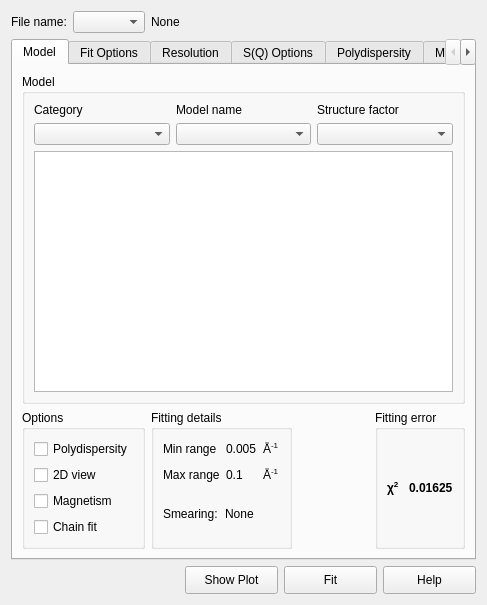
<?xml version="1.0" encoding="UTF-8"?>
<ui version="4.0">
 <class>FittingWidgetUI</class>
 <widget class="QWidget" name="FittingWidgetUI">
  <property name="geometry">
   <rect>
    <x>0</x>
    <y>0</y>
    <width>487</width>
    <height>605</height>
   </rect>
  </property>
  <property name="sizePolicy">
   <sizepolicy hsizetype="MinimumExpanding" vsizetype="MinimumExpanding">
    <horstretch>0</horstretch>
    <verstretch>0</verstretch>
   </sizepolicy>
  </property>
  <property name="minimumSize">
   <size>
    <width>434</width>
    <height>466</height>
   </size>
  </property>
  <property name="windowTitle">
   <string>FittingWidget</string>
  </property>
  <layout class="QGridLayout" name="gridLayout_5">
   <item row="0" column="0">
    <layout class="QHBoxLayout" name="horizontalLayout">
     <item>
      <widget class="QLabel" name="label">
       <property name="text">
        <string>File name:</string>
       </property>
      </widget>
     </item>
     <item>
      <layout class="QGridLayout" name="gridLayout_3">
       <item row="0" column="0">
        <widget class="QComboBox" name="cbFileNames">
         <property name="toolTip">
          <string>&lt;html&gt;&lt;head/&gt;&lt;body&gt;&lt;p&gt;Choose a file to set initial fit parameters.&lt;/p&gt;&lt;/body&gt;&lt;/html&gt;</string>
         </property>
         <property name="sizeAdjustPolicy">
          <enum>QComboBox::AdjustToContents</enum>
         </property>
        </widget>
       </item>
       <item row="0" column="1">
        <widget class="QLabel" name="lblFilename">
         <property name="text">
          <string>None</string>
         </property>
        </widget>
       </item>
      </layout>
     </item>
     <item>
      <spacer name="horizontalSpacer_4">
       <property name="orientation">
        <enum>Qt::Horizontal</enum>
       </property>
       <property name="sizeHint" stdset="0">
        <size>
         <width>459</width>
         <height>20</height>
        </size>
       </property>
      </spacer>
     </item>
    </layout>
   </item>
   <item row="1" column="0">
    <widget class="QTabWidget" name="tabFitting">
     <property name="currentIndex">
      <number>0</number>
     </property>
     <widget class="QWidget" name="tab_3">
      <attribute name="title">
       <string>Model</string>
      </attribute>
      <layout class="QGridLayout" name="gridLayout_4">
       <item row="0" column="0" colspan="4">
        <widget class="QGroupBox" name="groupBox_6">
         <property name="sizePolicy">
          <sizepolicy hsizetype="Expanding" vsizetype="Expanding">
           <horstretch>0</horstretch>
           <verstretch>0</verstretch>
          </sizepolicy>
         </property>
         <property name="title">
          <string>Model </string>
         </property>
         <layout class="QGridLayout" name="gridLayout_2">
          <item row="0" column="0">
           <layout class="QGridLayout" name="gridLayout">
            <item row="0" column="0">
             <widget class="QLabel" name="label_2">
              <property name="text">
               <string>Category</string>
              </property>
             </widget>
            </item>
            <item row="0" column="1">
             <widget class="QLabel" name="lblModel">
              <property name="text">
               <string>Model name</string>
              </property>
             </widget>
            </item>
            <item row="0" column="2">
             <widget class="QLabel" name="lblStructure">
              <property name="text">
               <string>Structure factor</string>
              </property>
             </widget>
            </item>
            <item row="1" column="0">
             <widget class="QComboBox" name="cbCategory">
              <property name="toolTip">
               <string>Select a category</string>
              </property>
             </widget>
            </item>
            <item row="1" column="1">
             <widget class="QComboBox" name="cbModel">
              <property name="toolTip">
               <string>Select a model</string>
              </property>
             </widget>
            </item>
            <item row="1" column="2">
             <widget class="QComboBox" name="cbStructureFactor">
              <property name="toolTip">
               <string>Select a structure factor</string>
              </property>
             </widget>
            </item>
           </layout>
          </item>
          <item row="1" column="0">
           <widget class="QTreeView" name="lstParams">
            <property name="styleSheet">
             <string notr="true"/>
            </property>
            <property name="editTriggers">
             <set>QAbstractItemView::CurrentChanged|QAbstractItemView::DoubleClicked|QAbstractItemView::EditKeyPressed|QAbstractItemView::SelectedClicked</set>
            </property>
            <property name="selectionMode">
             <enum>QAbstractItemView::ExtendedSelection</enum>
            </property>
           </widget>
          </item>
         </layout>
        </widget>
       </item>
       <item row="1" column="0">
        <widget class="QGroupBox" name="groupBox_7">
         <property name="title">
          <string>Options </string>
         </property>
         <layout class="QVBoxLayout" name="verticalLayout">
          <item>
           <widget class="QCheckBox" name="chkPolydispersity">
            <property name="enabled">
             <bool>true</bool>
            </property>
            <property name="toolTip">
             <string>&lt;html&gt;&lt;head/&gt;&lt;body&gt;&lt;p&gt;Switch on orientational polydispersity.&lt;/p&gt;&lt;/body&gt;&lt;/html&gt;</string>
            </property>
            <property name="text">
             <string>Polydispersity</string>
            </property>
            <property name="checkable">
             <bool>true</bool>
            </property>
           </widget>
          </item>
          <item>
           <widget class="QCheckBox" name="chk2DView">
            <property name="enabled">
             <bool>true</bool>
            </property>
            <property name="toolTip">
             <string>&lt;html&gt;&lt;head/&gt;&lt;body&gt;&lt;p&gt;Switch on 2D view of the model.&lt;/p&gt;&lt;/body&gt;&lt;/html&gt;</string>
            </property>
            <property name="text">
             <string>2D view</string>
            </property>
            <property name="checkable">
             <bool>true</bool>
            </property>
           </widget>
          </item>
          <item>
           <widget class="QCheckBox" name="chkMagnetism">
            <property name="enabled">
             <bool>true</bool>
            </property>
            <property name="toolTip">
             <string>&lt;html&gt;&lt;head/&gt;&lt;body&gt;&lt;p&gt;Switch on magnetic scattering parameters.&lt;/p&gt;&lt;p&gt;This option is available only for 2D models.&lt;/p&gt;&lt;/body&gt;&lt;/html&gt;</string>
            </property>
            <property name="text">
             <string>Magnetism</string>
            </property>
            <property name="checkable">
             <bool>true</bool>
            </property>
           </widget>
          </item>
          <item>
           <widget class="QCheckBox" name="chkChainFit">
            <property name="enabled">
             <bool>true</bool>
            </property>
            <property name="toolTip">
             <string>&lt;html&gt;&lt;head/&gt;&lt;body&gt;&lt;p&gt;Switch on Chain Fitting (parameter reuse) for batch datasets.&lt;/p&gt;&lt;/body&gt;&lt;/html&gt;</string>
            </property>
            <property name="text">
             <string>Chain fit</string>
            </property>
            <property name="checkable">
             <bool>true</bool>
            </property>
           </widget>
          </item>
         </layout>
        </widget>
       </item>
       <item row="1" column="1">
        <widget class="QGroupBox" name="groupBox_8">
         <property name="title">
          <string>Fitting details </string>
         </property>
         <layout class="QGridLayout" name="gridLayout_17">
          <item row="0" column="0" colspan="2">
           <layout class="QGridLayout" name="gridLayout_8">
            <item row="0" column="0">
             <widget class="QLabel" name="label_16">
              <property name="text">
               <string>Min range</string>
              </property>
             </widget>
            </item>
            <item row="0" column="1">
             <widget class="QLabel" name="lblMinRangeDef">
              <property name="text">
               <string>0.005</string>
              </property>
             </widget>
            </item>
            <item row="0" column="2">
             <widget class="QLabel" name="label_17">
              <property name="text">
               <string>&lt;html&gt;&lt;head/&gt;&lt;body&gt;&lt;p&gt;Å&lt;span style=&quot; vertical-align:super;&quot;&gt;-1&lt;/span&gt;&lt;/p&gt;&lt;/body&gt;&lt;/html&gt;</string>
              </property>
             </widget>
            </item>
            <item row="1" column="0">
             <widget class="QLabel" name="label_18">
              <property name="text">
               <string>Max range</string>
              </property>
             </widget>
            </item>
            <item row="1" column="1">
             <widget class="QLabel" name="lblMaxRangeDef">
              <property name="text">
               <string>0.1</string>
              </property>
             </widget>
            </item>
            <item row="1" column="2">
             <widget class="QLabel" name="label_19">
              <property name="text">
               <string>&lt;html&gt;&lt;head/&gt;&lt;body&gt;&lt;p&gt;Å&lt;span style=&quot; vertical-align:super;&quot;&gt;-1&lt;/span&gt;&lt;/p&gt;&lt;/body&gt;&lt;/html&gt;</string>
              </property>
             </widget>
            </item>
           </layout>
          </item>
          <item row="1" column="0">
           <widget class="QLabel" name="label_20">
            <property name="text">
             <string>Smearing:</string>
            </property>
           </widget>
          </item>
          <item row="1" column="1">
           <widget class="QLabel" name="lblCurrentSmearing">
            <property name="text">
             <string>None</string>
            </property>
           </widget>
          </item>
         </layout>
        </widget>
       </item>
       <item row="1" column="2">
        <spacer name="horizontalSpacer_3">
         <property name="orientation">
          <enum>Qt::Horizontal</enum>
         </property>
         <property name="sizeHint" stdset="0">
          <size>
           <width>207</width>
           <height>20</height>
          </size>
         </property>
        </spacer>
       </item>
       <item row="1" column="3">
        <widget class="QGroupBox" name="groupBox_9">
         <property name="title">
          <string>Fitting error</string>
         </property>
         <layout class="QGridLayout" name="gridLayout_18">
          <item row="0" column="0">
           <layout class="QHBoxLayout" name="horizontalLayout_2">
            <item>
             <widget class="QLabel" name="label_23">
              <property name="text">
               <string>&lt;html&gt;&lt;head/&gt;&lt;body&gt;&lt;p&gt;&lt;span style=&quot; font-weight:600;&quot;&gt;χ&lt;/span&gt;&lt;span style=&quot; font-weight:600; vertical-align:super;&quot;&gt;2&lt;/span&gt;&lt;/p&gt;&lt;/body&gt;&lt;/html&gt;</string>
              </property>
             </widget>
            </item>
            <item>
             <widget class="QLabel" name="lblChi2Value">
              <property name="text">
               <string>&lt;html&gt;&lt;head/&gt;&lt;body&gt;&lt;p&gt;&lt;span style=&quot; font-weight:600;&quot;&gt;0.01625&lt;/span&gt;&lt;/p&gt;&lt;/body&gt;&lt;/html&gt;</string>
              </property>
             </widget>
            </item>
           </layout>
          </item>
         </layout>
        </widget>
       </item>
      </layout>
     </widget>
     <widget class="QWidget" name="tabOptions">
      <attribute name="title">
       <string>Fit Options</string>
      </attribute>
     </widget>
     <widget class="QWidget" name="tabResolution">
      <attribute name="title">
       <string>Resolution</string>
      </attribute>
     </widget>
     <widget class="QWidget" name="tabStructure">
      <attribute name="title">
       <string>S(Q) Options</string>
      </attribute>
      <layout class="QGridLayout" name="gridLayout_7">
       <property name="leftMargin">
        <number>15</number>
       </property>
       <property name="topMargin">
        <number>15</number>
       </property>
       <property name="rightMargin">
        <number>15</number>
       </property>
       <property name="bottomMargin">
        <number>15</number>
       </property>
       <item row="0" column="0">
        <widget class="QTreeView" name="lstStructureOptions"/>
       </item>
      </layout>
     </widget>
     <widget class="QWidget" name="tab_4">
      <attribute name="title">
       <string>Polydispersity</string>
      </attribute>
      <layout class="QGridLayout" name="gridLayout_10">
       <item row="0" column="0">
        <widget class="QGroupBox" name="groupBox_3">
         <property name="title">
          <string>Polydispersity and Orientational Distribution</string>
         </property>
         <layout class="QGridLayout" name="gridLayout_9">
          <item row="0" column="0">
           <widget class="QTableView" name="lstPoly">
            <property name="editTriggers">
             <set>QAbstractItemView::AllEditTriggers</set>
            </property>
            <property name="alternatingRowColors">
             <bool>true</bool>
            </property>
            <property name="selectionMode">
             <enum>QAbstractItemView::ExtendedSelection</enum>
            </property>
            <property name="selectionBehavior">
             <enum>QAbstractItemView::SelectRows</enum>
            </property>
           </widget>
          </item>
         </layout>
        </widget>
       </item>
      </layout>
     </widget>
     <widget class="QWidget" name="tab_6">
      <attribute name="title">
       <string>Magnetism</string>
      </attribute>
      <layout class="QGridLayout" name="gridLayout_22">
       <item row="0" column="0">
        <widget class="QGroupBox" name="groupBox_10">
         <property name="title">
          <string>Polarisation/Magnetic Scattering </string>
         </property>
         <layout class="QGridLayout" name="gridLayout_21">
          <item row="1" column="1">
           <spacer name="horizontalSpacer_6">
            <property name="orientation">
             <enum>Qt::Horizontal</enum>
            </property>
            <property name="sizeHint" stdset="0">
             <size>
              <width>498</width>
              <height>20</height>
             </size>
            </property>
           </spacer>
          </item>
          <item row="0" column="0" colspan="3">
           <widget class="QTableView" name="lstMagnetic"/>
          </item>
          <item row="1" column="2">
           <widget class="QPushButton" name="cmdMagneticDisplay">
            <property name="text">
             <string>Display
magnetic
angles</string>
            </property>
           </widget>
          </item>
         </layout>
        </widget>
       </item>
      </layout>
     </widget>
    </widget>
   </item>
   <item row="2" column="0">
    <layout class="QHBoxLayout" name="horizontalLayout_3">
     <item>
      <spacer name="horizontalSpacer">
       <property name="orientation">
        <enum>Qt::Horizontal</enum>
       </property>
       <property name="sizeHint" stdset="0">
        <size>
         <width>273</width>
         <height>20</height>
        </size>
       </property>
      </spacer>
     </item>
     <item>
      <widget class="QPushButton" name="cmdPlot">
       <property name="sizePolicy">
        <sizepolicy hsizetype="Fixed" vsizetype="Fixed">
         <horstretch>0</horstretch>
         <verstretch>0</verstretch>
        </sizepolicy>
       </property>
       <property name="minimumSize">
        <size>
         <width>93</width>
         <height>28</height>
        </size>
       </property>
       <property name="text">
        <string>Show Plot</string>
       </property>
      </widget>
     </item>
     <item>
      <widget class="QPushButton" name="cmdFit">
       <property name="sizePolicy">
        <sizepolicy hsizetype="Fixed" vsizetype="Fixed">
         <horstretch>0</horstretch>
         <verstretch>0</verstretch>
        </sizepolicy>
       </property>
       <property name="minimumSize">
        <size>
         <width>93</width>
         <height>28</height>
        </size>
       </property>
       <property name="text">
        <string>Fit</string>
       </property>
      </widget>
     </item>
     <item>
      <widget class="QPushButton" name="cmdHelp">
       <property name="sizePolicy">
        <sizepolicy hsizetype="Fixed" vsizetype="Fixed">
         <horstretch>0</horstretch>
         <verstretch>0</verstretch>
        </sizepolicy>
       </property>
       <property name="minimumSize">
        <size>
         <width>93</width>
         <height>28</height>
        </size>
       </property>
       <property name="text">
        <string>Help</string>
       </property>
      </widget>
     </item>
    </layout>
   </item>
  </layout>
 </widget>
 <resources/>
 <connections/>
</ui>
